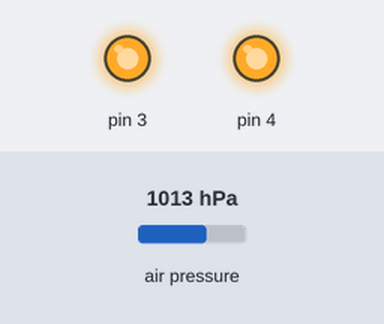
The sketch below on a simulated Arduino Uno, built with avr-gcc and run on an emulated ATmega328P. Parts: output pins drawn as LEDs (lit = HIGH). The test bench sets the inputs (shaded band); at power-on: air pressure 1013 hPa.

Above: at 0.1 s.
Timing chart, 0 to 1.6 s (numbered marks = the images above):
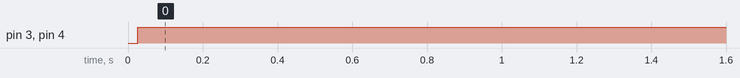

The sketch:

optical_vac_pump_sensor_bombe.ino
```cpp
#include <Wire.h>
#include <Adafruit_Sensor.h>
#include <Adafruit_BMP085_U.h>
#include "LowPower.h"

/*    You should also assign a unique ID to this sensor for use with
   the Adafruit Sensor API so that you can identify this particular
   sensor in any data logs, etc.  To assign a unique ID, simply
   provide an appropriate value in the constructor below (12345
   is used by default in this example).

   Connections
   ===========
   Connect SCL to analog 5
   Connect SDA to analog 4
   Connect VDD to 3.3V DC
   Connect GROUND to common ground

*/

Adafruit_BMP085_Unified bmp = Adafruit_BMP085_Unified(10085);

// program variables
float min_press = 1200.0;
int pump_on = 0;   // pump state 0 = off


void setup(void)
{
  digitalWrite(LED_BUILTIN, LOW);

  // LED PINS
  pinMode(3, OUTPUT);
  pinMode(4, OUTPUT);

  /* Initialise the sensor */
  if(!bmp.begin())
  {
   digitalWrite(4, HIGH); // turn on 1 led
    while(1);  // stays here forever!
  }

}

void loop(void)
{
  /* Get a new sensor event */
  sensors_event_t event;
  bmp.getEvent(&event);

  if (event.pressure){

    if (!pump_on && event.pressure > 800) {   // Pump is off, press high
      pump_on = 1; // we're turning pump on
      digitalWrite(3, HIGH);  // led on
      digitalWrite(4, HIGH);  // led on
      }


    if (pump_on && event.pressure < 600) {   // Pump is on, press low
      pump_on = 0; // we're turning pump off
      digitalWrite(3, LOW);  // led off
      digitalWrite(4, LOW);  // led off
      }

    if (!pump_on && event.pressure < 800) {   // Pump is off, press low
      // Go to low power sleep for 2 sec
      LowPower.powerDown(SLEEP_2S, ADC_OFF, BOD_OFF);
      }

    } // END event.pressure

  } // END LOOP
```

Measured:
- by itself, pin 3, pin 4: LOW → HIGH at 0.03 s
